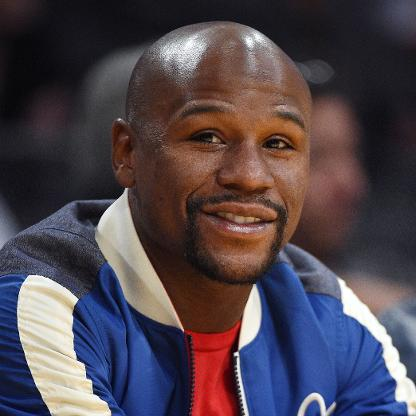
#> input picture Day 3/floyd.jpg, 416 x 416 px, given in place of hyembosslogo.jpg, which was not available
$ jupyter execute --allow-errors 'Day_1 Colab Notebook.ipynb'
#> lines starting #> are read from the running program, lines starting #| are printed output that depends on the picture; pictures that were not available may be replaced by others from this repository, and a replacement may not be noted
[cell 1]
#get python image librart
import PIL
from PIL import Image

#Displaying Image File
from IPython.display import display

# accepting the image from User
from google.colab import files
#uploaded = files.upload()

#loading the image
file="hyembosslogo.jpg" #uploaded file name hardcoded
image=Image.open(file)
#> image is the input picture: PIL image 416x416 RGB; mean R, G, B 78.7, 68.5, 77.4
display(image)


#inspect the file type
import inspect
print("The type of the image is " + str(type(image)))
#| The type of the image is <class 'PIL.JpegImagePlugin.JpegImageFile'>
inspect.getmro(type(image))

#convert the image to RGB if it is from CMYK
image=image.convert('RGB')

[cell 2]
import PIL
from PIL import Image
from PIL import ImageEnhance


# accepting the image from User
from google.colab import files
#uploaded = files.upload()

#loading the image
file="hyembosslogo.jpg" #uploaded file name hardcoded
image=Image.open(file)
display(image)

# read image and convert to RGB
image=Image.open(file)
image=image.convert('RGB')

#or example, splitting an “RGB” image creates three new images each containing a copy of one of the original bands (red, green, blue).
source=image.split()
display(source[0])
display(source[1])
display(source[2])

[cell 3]
import PIL
from PIL import Image
from PIL import ImageEnhance


# accepting the image from User
from google.colab import files
#uploaded = files.upload()

#loading the image
file="hyembosslogo.jpg" #uploaded file name hardcoded
image=Image.open(file)
display(image)

# read image and convert to RGB
image=Image.open(file)
image=image.convert('RGB')


#or example, splitting an “RGB” image creates three new images each containing a copy of one of the original bands (red, green, blue).
source=image.split()

print(source)
#| (<PIL.Image.Image image mode=L size=416x416 at 0x7F020249F5D0>, <PIL.Image.Image image mode=L size=416x416 at 0x7F020249F610>, <PIL.Image.Image image mode=L size=416x416 at 0x7F020249F650>)

#Since RGB Images it 3 images with each having 3 channel of data in tuple
#Select an images and multiply all its value by a number
# .point is for to work on each individual pixel of the images
mid=source[0].point(lambda x:x*0.1)


# .paste is used to paste 1 image onto another
#source[0].paste(mid)
#> (the rest of this cell did not finish here and is left out)

[cell 4]
import PIL
from PIL import Image
from PIL import ImageEnhance
from PIL import ImageDraw
from PIL import ImageFont


# accepting the image from User
from google.colab import files
uploaded = files.upload()
#> the answer given: floyd.jpg

#loading the image
file="hyembosslogo.jpg" #uploaded file name hardcoded
image=Image.open(file)
display(image)

# read image and convert to RGB
image=Image.open(file)
image=image.convert('RGB')

images=[]
lables=[]

for i in range(3):
    for j in (0.1,0.5,0.9):

        #or example, splitting an “RGB” image creates three new images each containing a copy of one of the original bands (red, green, blue).
        source=image.split()


        #Since RGB Images it 3 images with each having 3 channel of data in tuple
        #Select an images and multiply all its value by a number
        # .point is for to work on each individual pixel of the images
        mid=source[i].point(lambda x:x*j)


        # .paste is used to paste 1 image onto another
        source[i].paste(mid)


        im = Image.merge(image.mode, source)

        #adding a text label to the image
        lables.append('channel {} intensity {}'.format(i,j))
        print(lables[-1])
        #pasting the image one next to another
        images.append(im)
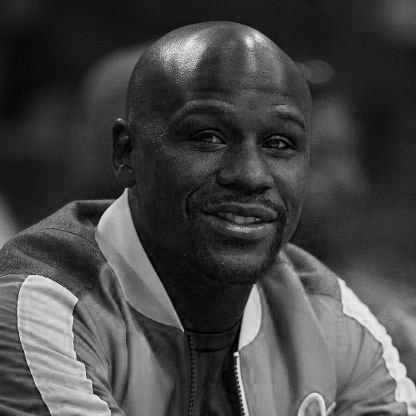
#> mid: PIL image 416x416 L; min 0, max 230, mean 69.6
#> after the loop, images = 9 items; lables = ['channel 0 intensity 0.1', 'channel 0 intensity 0.5', 'channel 0 intensity 0.9', 'channel 1 intensity 0.1', 'channel 1 intensity 0.5', 'channel 1 intensity 0.9', 'channel 2 intensity 0.1', 'channel 2 intensity 0.5', 'channel 2 intensity 0.9']
        #display(im)

#defining the font type and font size
font = ImageFont.truetype("fanwood-webfont.ttf",75)


#extract from image 1 from image list
first_image=images[0]
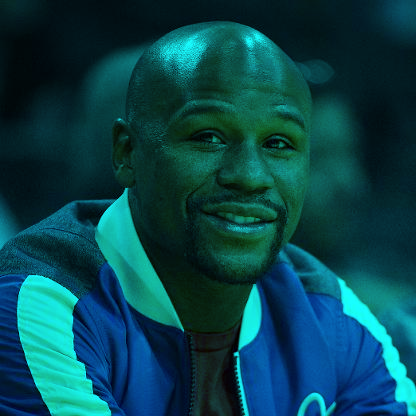
#> first_image: PIL image 416x416 RGB; mean R, G, B 7.9, 68.5, 77.4

# create a new image of 3X3 with border in bottom to write text
contact_sheet=PIL.Image.new(first_image.mode, (first_image.width*3,first_image.height*3+3*85))
#> contact_sheet: PIL image 1248x1503 RGB; every value is 0

#display the contact sheet
#display(contact_sheet)

#defining the initial coordinaates
x=0
y=0

#drawing an canvas on top of contact sheet
draw = ImageDraw.Draw(contact_sheet)

#for all individual Images
for i,img in enumerate(images):

    # Lets paste the current image into the contact sheet
    contact_sheet.paste(img, (x, y) )

    #writing the text below the image
    draw.text((x,y+first_image.height+5), lables[i], font=font)


    # Now we update our X position. If it is going to be the width of the image, then we set it to 0
    # and update Y as well to point to the next "line" of the contact sheet.
    if x+first_image.width == contact_sheet.width:
        x=0
        y=y+first_image.height+85
    else:
        x=x+first_image.width
#> this loop made 9 passes
#> (x, y) on passes 3, 6, 9: (0, 501), (0, 1002), (0, 1503)
#> x on passes 1, 2, 4, 5, 7, 8: 416, 832, 416, 832, 416, 832
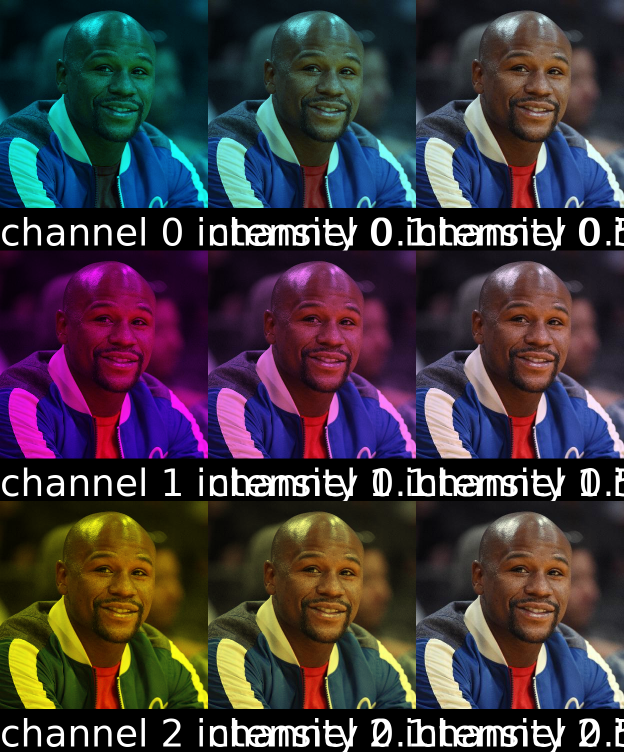
#> contact_sheet: PIL image 1248x1503 RGB (shown at 1/2 size); mean R, G, B 64.4, 57.3, 63.5
#> after the loop, x = 0; y = 1503

# resize and display the contact sheet
contact_sheet = contact_sheet.resize((int(contact_sheet.width/2),int(contact_sheet.height/2) ))
#> contact_sheet: PIL image 624x751 RGB
display(contact_sheet)

[cell 5]
import PIL
from PIL import Image
from PIL import ImageEnhance
from PIL import ImageDraw
from PIL import ImageFont


# read image and convert to RGB
source_img=Image.open("readonly/msi_recruitment.gif")
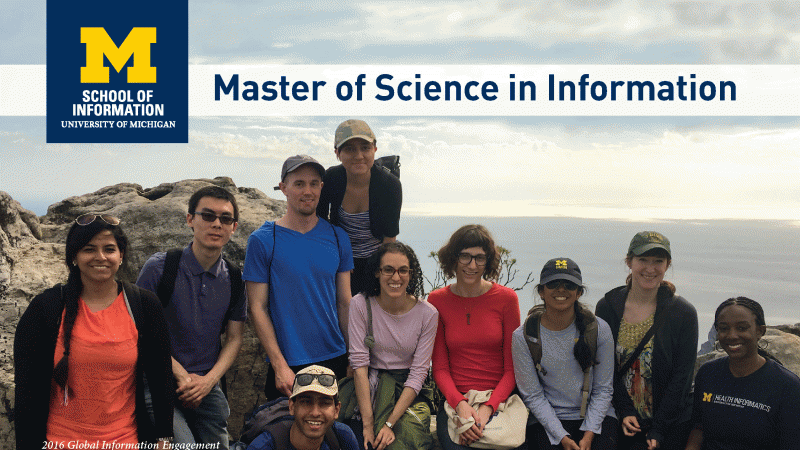
#> input picture Day 3/msi_recruitment.gif, 800 x 450 px, found by its file name
#> source_img is the input picture: PIL image 800x450 P; mean R, G, B 139.5, 134.9, 133.6
source_img=image.convert('RGB')

# get a font
fnt = ImageFont.truetype('readonly/fanwood-webfont.ttf', 75)

#------------------------------------------------------------

# create a contact sheet from different brightnesses
contact_sheet=PIL.Image.new(image.mode, (source_img.width*3,(source_img.height+100)*3))
#> contact_sheet: PIL image 1248x1548 RGB; every value is 0
x=0
y=0
channels  = [0,1,2]
factors   = [0.1, 0.5, 0.9]

for channel in channels:
    for factor in factors:
        # build your new img
        # build the text in an image called box
        box = Image.new('RGB',(source_img.width,100),'black')
        draw = ImageDraw.Draw(box)
        draw.text((20, 20), "Channel {} intensity {}".format(channel,factor), font=ImageFont.truetype("readonly/fanwood-webfont.ttf",75))

        # generate an image to contain source image and box
        img = Image.new('RGB',(source_img.width,source_img.height + 100))

        # paste the content
        img.paste(source_img)
        img.paste(box,(0,source_img.height))

        # now we will split the image in its three channels
        red, green, blue = img.split()

        # and generate the enahnce objects for each channel
        enh_red   = ImageEnhance.Brightness(red)
        enh_green = ImageEnhance.Brightness(green)
        enh_blue  = ImageEnhance.Brightness(blue)

        # we'll now apply the wanted factor, depending on the 3x3 grid position
        # this is quaick workaround, can be done much better probably
        if channel == 0 :
            new_red = enh_red.enhance(factor)
            new_green = green
            new_blue  = blue
        if channel == 1 :
            new_red = red
            new_green = enh_green.enhance(factor)
            new_blue = blue
        if channel == 2 :
            new_red = red
            new_green = green
            new_blue   = enh_blue.enhance(factor)

        new_img = Image.merge(img.mode, (new_red, new_green, new_blue))

        # Lets paste the current image into the contact sheet
        contact_sheet.paste(new_img, (x, y) )
        # Now we update our X position. If it is going to be the width of the image, then we set it to 0
        # and update Y as well to point to the next "line" of the contact sheet.
        if x+source_img.width == contact_sheet.width:
            x=0
            y=y+source_img.height+100
        else:
            x=x+source_img.width
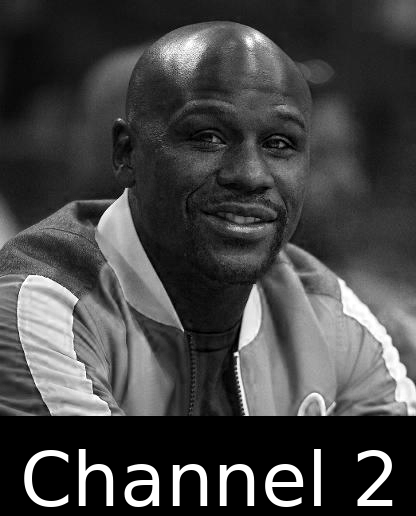
#> blue: PIL image 416x516 L; min 0, max 255, mean 69
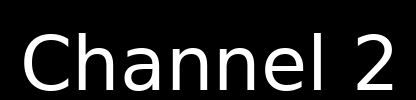
#> box: PIL image 416x100 RGB; min 0, max 255, mean 34
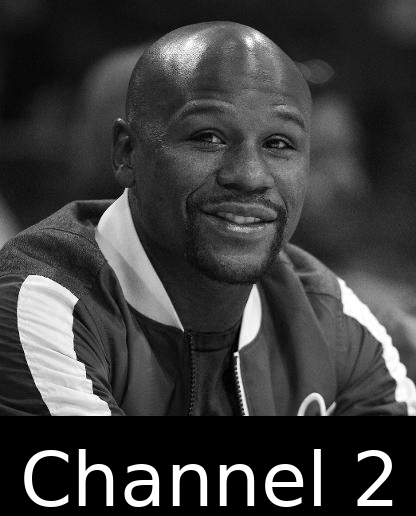
#> green: PIL image 416x516 L; min 0, max 255, mean 61.8
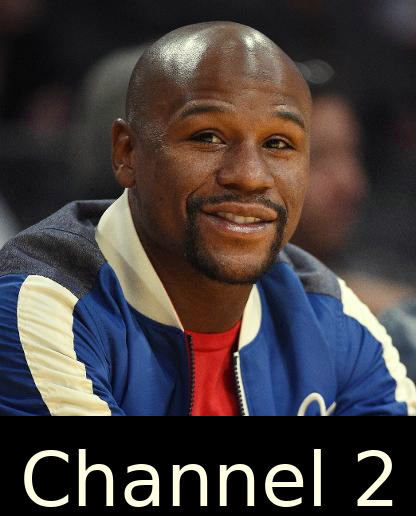
#> new_img: PIL image 416x516 RGB; mean R, G, B 70, 61.8, 61.7
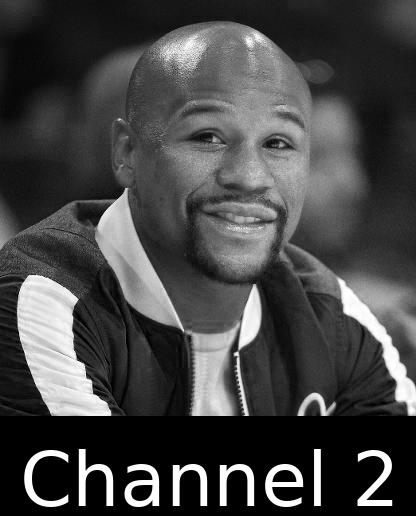
#> red: PIL image 416x516 L; min 0, max 255, mean 70
#> after the loop, x = 0; y = 1548

# resize and display the contact sheet
contact_sheet = contact_sheet.resize((int(contact_sheet.width/2),int(contact_sheet.height/2) ))
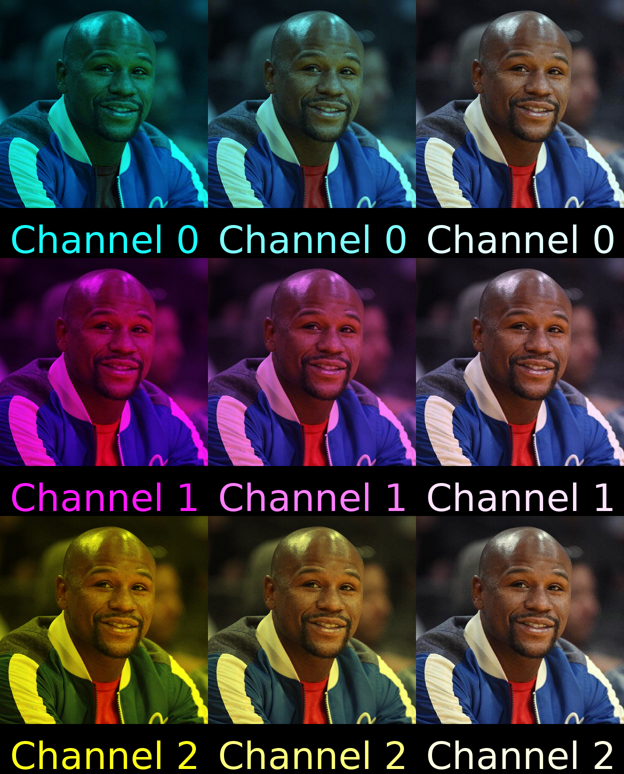
#> contact_sheet: PIL image 624x774 RGB; mean R, G, B 58.2, 51.4, 57.4
display(contact_sheet)
